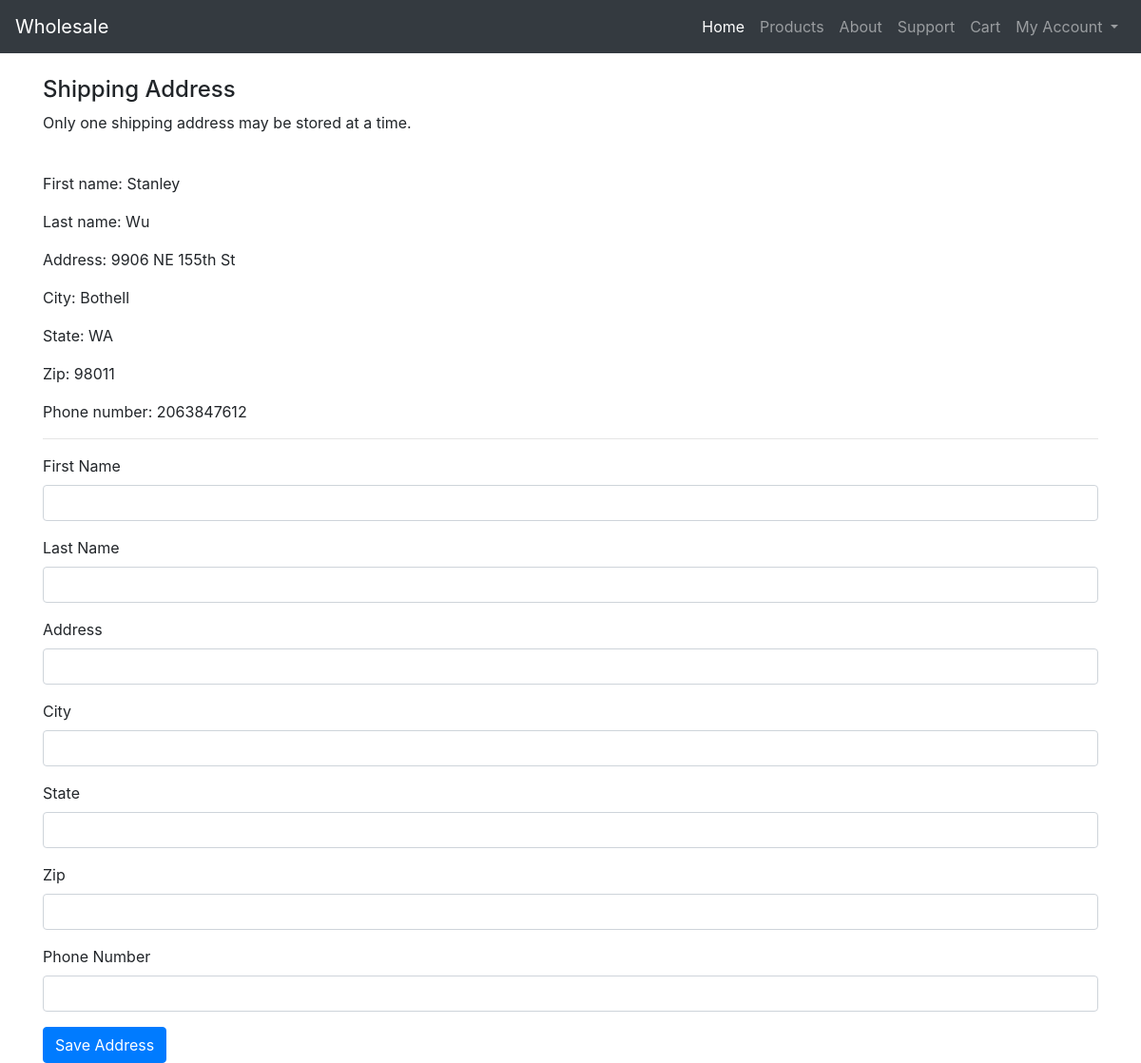
Page /shipping/ (signed in) on the committed database.
### wholesale/models.py (models this page shows)
class ShippingAddress(models.Model):
    custID = models.ForeignKey(Customers, on_delete=models.CASCADE)
    shipAddFname = models.CharField(null=True, max_length=50)
    shipAddLname = models.CharField(null=True, max_length=50)
    businessName = models.CharField(null=True, max_length=50)
    shipAddAddress = models.CharField(max_length = 80)
    shipAddCity = models.CharField(max_length = 50)
    shipAddState = models.CharField(max_length = 2)
    shipAddZip = models.CharField(max_length = 20)
    shipAddPhone = models.CharField(max_length = 20)

### wholesale/views.py (the view, shortened to what this page needs)
# urls.py: path('shipping/', views.shipping, name='shipping'),
@csrf_exempt
def shipping(request):
    if request.user.is_authenticated:
        u = User.objects.get(id = request.user.id)
        customer = u.customers
        if request.method == 'GET':
            address = ShippingAddress.objects.filter(custID=customer)
            return render(request, 'account/shipping.html', {"ship": address, "customer": customer})
        else:
            return HttpResponse('Unavailable Request', status = status.HTTP_400_BAD_REQUEST)
    else:
        return HttpResponse(status = status.HTTP_403_FORBIDDEN)

### wholesale/templates/account/shipping.html (shortened to what this page needs)
{% extends 'base.html' %}
{% block content %}
<h4>Shipping Address</h4>
<p>Only one shipping address may be stored at a time.</p></br>
{% if ship|length > 0 %}
{% for value in ship %}
{% if customer.custLevel == 1 %}
<p>First name: {{ value.shipAddFname }}</p>
<p>Last name: {{ value.shipAddLname }}</p>
{% else %}
<p>Business name: {{ value.businessName }}</p>
{% endif %}
<p>Address: {{ value.shipAddAddress }}</p>
<p>City: {{ value.shipAddCity }}</p>
<p>State: {{ value.shipAddState }}</p>
<p>Zip: {{ value.shipAddZip }}</p>
<p>Phone number: {{ value.shipAddPhone }}</p>
{% endfor %}
{% else %}
<p>No address saved</p>
{% endif %}
<hr>
<form method="POST" action=" {% url 'shipping' %}">
    {% if customer.custLevel == 1%}
    <div class="form-group">
        <label for="firstName">First Name</label>
        <input type="text" class="form-control" name="firstName" required>
    </div>
    <div class="form-group">
        <label for="lastName">Last Name</label>
        <input type="text" class="form-control" name="lastName" required>
    </div>
    {% else %}
    <div class="form-group">
        <label for="businessName">Business Name</label>
        <input type="text" class="form-control" name="businessName" required>
    </div>
    {% endif %}
    <div class="form-group">
        <label for="address">Address</label>
        <input type="text" class="form-control" name="address" required>
    </div>
    <div class="form-group">
        <label for="city">City</label>
        <input type="text" class="form-control" name="city" required>
    </div>
    <div class="form-group">
        <label for="state">State</label>
        <input type="text" class="form-control" name="state" required>
    </div>
    <div class="form-group">
        <label for="zip">Zip</label>
        <input type="number" class="form-control" name="zip" required>
    </div>
    <div class="form-group">
        <label for="number">Phone Number</label>
        <input type="number" class="form-control" name="number" required>
    </div>
    <button type="submit" class="btn btn-primary">Save Address</button>
</form>
{% endblock %}

### rows in the picture
ShippingAddress: shipAddFname "Stanley", shipAddLname "Wu", shipAddAddress "9906 NE 155th St", shipAddCity "Bothell", shipAddState "WA", shipAddZip "98011", shipAddPhone "2063847612"
